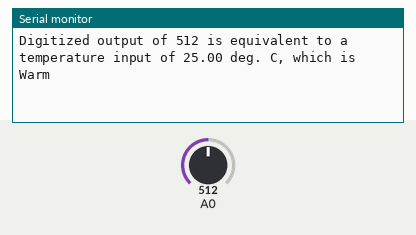
This program was run on a simulated ESP8266 (Wemos D1 mini). Shown: the last lines printed to the serial monitor. Inputs (shaded band) come from the test bench; at power-on: A0 = 512.

Above: at 1.3 s.
1.4 s: A0 set to 716
At 1.9 s:
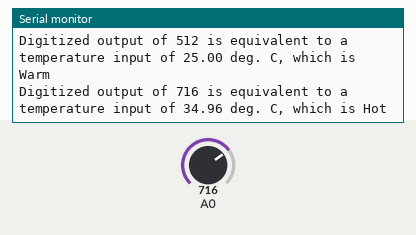
3.5 s: A0 set to 900
At 3.9 s:
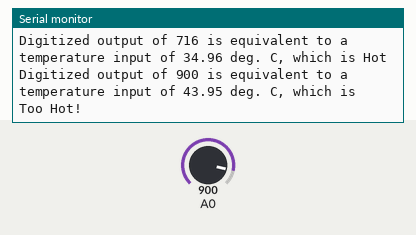
5.5 s: A0 set to 511
At 5.9 s:
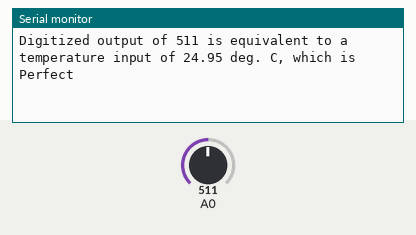
7.5 s: A0 set to 306
At 8.0 s:
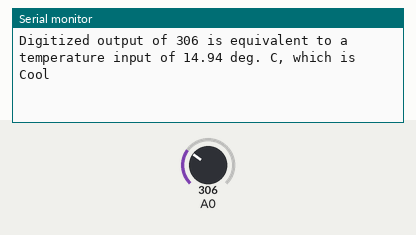
9.5 s: A0 set to 122
At 10.0 s:
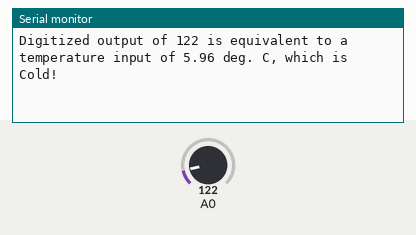

The program:

main.cpp
```cpp
#include <Arduino.h>
// I Aileen Velasco, 000805966 certify that this material is my original work.
//No other person's work has been used without due acknowledgement.
//I have not made my work available to anyone else.

void setup() {
  // configure the USB serial monitor
  Serial.begin(115200);
}

void loop() {
  int iVal;

  // read digitized value from the D1 Mini's A/D converter
  iVal = analogRead(A0);
  float voltage = (iVal*(3.3/1024));
  float temp = (50/3.3)*voltage;
  String judgement = "";

  if (temp < 10){
    judgement = "Cold!";
  } else if (temp >= 10 && temp < 15){
    judgement = "Cool";
  } else if (temp >= 15 && temp < 25){
    judgement = "Perfect";
  } else if (temp >= 25 && temp < 30){
    judgement = "Warm";
  } else if (temp >= 30 && temp < 35){
    judgement = "Hot";
  } else {
    judgement = "Too Hot!";
  }

  // print value to the USB port
  //Serial.println("Digitized Value of " + String(iVal) +
  //" is equivalent to an Analog Voltage = " + voltage + "V");

  Serial.println("Digitized output of " + String(iVal) +
  " is equivalent to a temperature input of " + temp + " deg. C, which is " +
  judgement);

  // wait 0.5 seconds (500ms)
  delay(500);
}
```

Measured:
- after the input at 1.4 s, the serial monitor: prints a new line after 0.11 s (image 1)
- after the input at 3.5 s, the serial monitor: prints a new line at once (image 2)
- after the input at 5.5 s, the serial monitor: prints a new line at once (image 3)
- after the input at 7.5 s, the serial monitor: prints a new line at once (image 4)
- after the input at 9.5 s, the serial monitor: prints a new line after 0.05 s (image 5)
